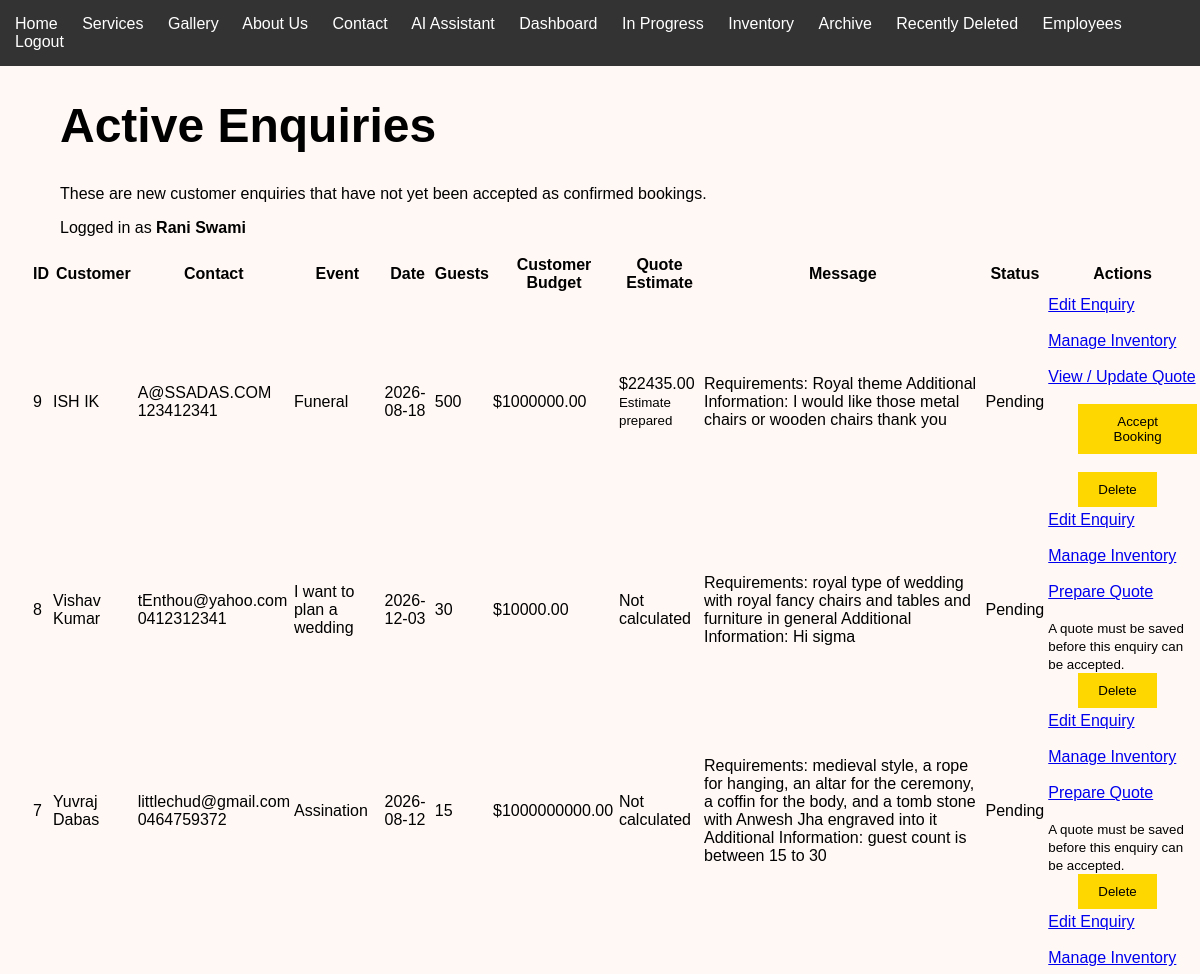
Page /dashboard (signed in, upper part) on the earlier database version.
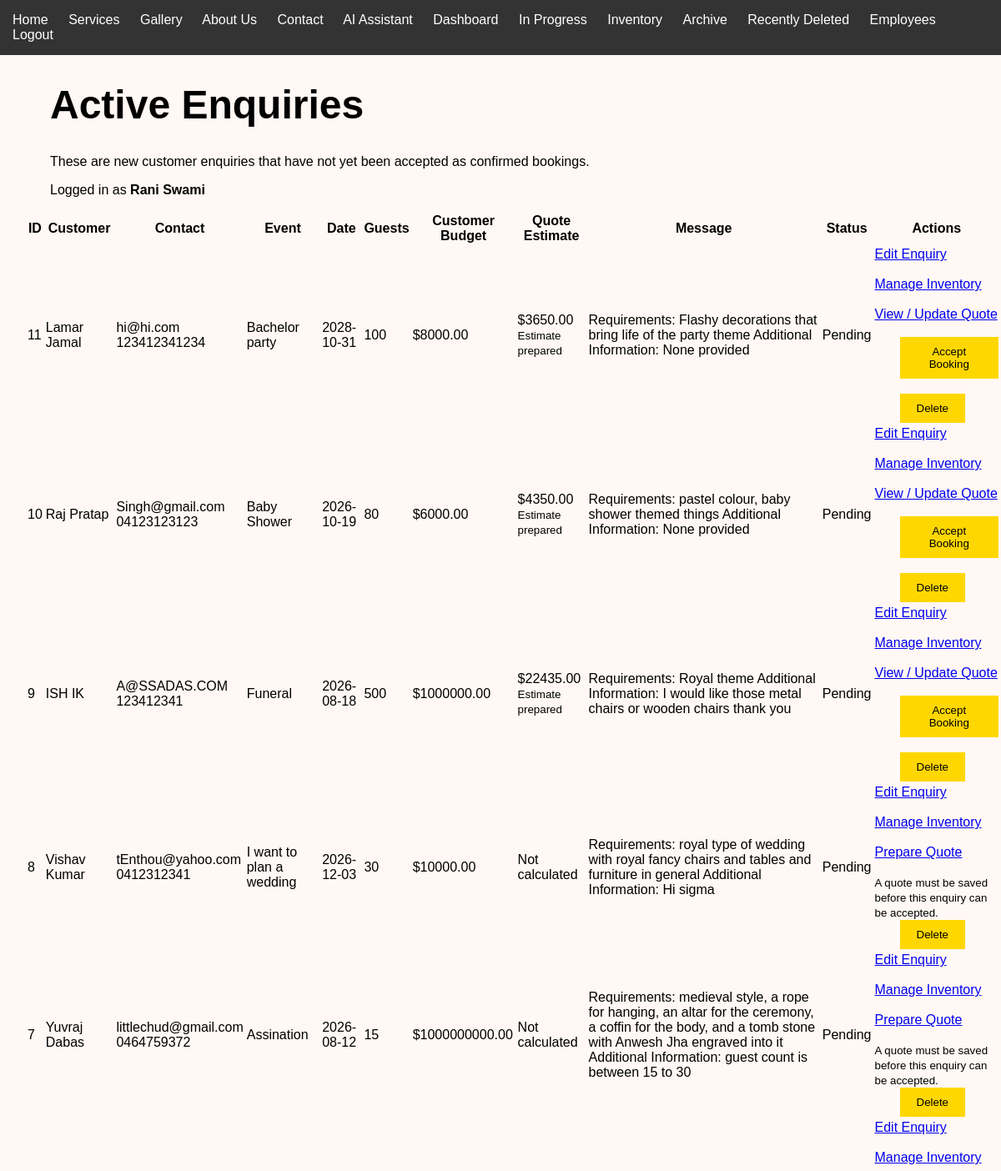
Same page on the later database version.
### tables this page shows
CREATE TABLE Quotes (
    QuoteID INTEGER PRIMARY KEY AUTOINCREMENT,
    EnquiryID INTEGER NOT NULL UNIQUE,
    InventorySubtotal REAL NOT NULL DEFAULT 0,
    SetupCost REAL NOT NULL DEFAULT 0,
    DeliveryCost REAL NOT NULL DEFAULT 0,
    LabourCost REAL NOT NULL DEFAULT 0,
    OtherCost REAL NOT NULL DEFAULT 0,
    OtherDescription TEXT,
    EstimatedTotal REAL NOT NULL DEFAULT 0,
    QuoteStatus TEXT NOT NULL DEFAULT 'Estimate',
    CreatedAt TEXT DEFAULT CURRENT_TIMESTAMP,
    UpdatedAt TEXT,
    FOREIGN KEY (EnquiryID) REFERENCES Enquiries(EnquiryID) ON DELETE CASCADE
);

CREATE TABLE Enquiries (

    EnquiryID INTEGER PRIMARY KEY AUTOINCREMENT,

    CustomerID INTEGER NOT NULL,

    EventType TEXT NOT NULL,

    EventDate TEXT NOT NULL,

    GuestCount INTEGER,

    Budget REAL,

    Message TEXT,

    Status TEXT DEFAULT 'Pending',

    DateSubmitted TEXT, CreatedAt TEXT, UpdatedAt TEXT, DeletedAt TEXT, ReferenceCode TEXT, EventLocation TEXT, Requirements TEXT, AdditionalInformation TEXT,

    FOREIGN KEY (CustomerID) REFERENCES Customers(CustomerID)

);

CREATE TABLE Customers (

            CustomerID INTEGER PRIMARY KEY AUTOINCREMENT,

            FirstName TEXT NOT NULL,

            LastName TEXT NOT NULL,

            Email TEXT NOT NULL,

            Phone TEXT

        );

### app.py (the view)
@app.route("/dashboard")
@login_required
def dashboard():
    connection = get_connection()
    cursor = connection.cursor()
    cursor.execute("""
        SELECT
            Enquiries.*,
            Customers.FirstName,
            Customers.LastName,
            Customers.Email,
            Customers.Phone,
            Quotes.EstimatedTotal,
            Quotes.QuoteStatus
        FROM Enquiries
        INNER JOIN Customers
            ON Enquiries.CustomerID =
               Customers.CustomerID
        LEFT JOIN Quotes
            ON Enquiries.EnquiryID = Quotes.EnquiryID
        WHERE Enquiries.Status = 'Pending'
        ORDER BY Enquiries.EnquiryID DESC
    """)
    enquiries = cursor.fetchall()
    connection.close()
    return render_template(
        "dashboard.html",
        enquiries=enquiries,
        username=session.get("username"),
        role=session.get("role")
    )

### app.py (called while the page is built)
def login_required(route_function):
    @wraps(route_function)
    def protected_route(*args, **kwargs):
        if session.get("logged_in") is not True:
            return redirect(url_for("login"))
        return route_function(*args, **kwargs)
    return protected_route

### database.py (called while the page is built)
def get_connection():
    connection = sqlite3.connect(DATABASE)
    connection.row_factory = sqlite3.Row
    connection.execute(
        "PRAGMA foreign_keys = ON"
    )
    return connection

### templates/dashboard.html (shortened to what this page needs)
{% extends "base.html" %}
{% block content %}
<h1>Active Enquiries</h1>
<p>
    These are new customer enquiries that have not yet been accepted
    as confirmed bookings.
</p>
<p>
    Logged in as
    <strong>{{ session.get("full_name") }}</strong>
</p>
{% if enquiries %}
<table>
    <thead>
        <tr>
            <th>ID</th>
            <th>Customer</th>
            <th>Contact</th>
            <th>Event</th>
            <th>Date</th>
            <th>Guests</th>
            <th>Customer Budget</th>
            <th>Quote Estimate</th>
            <th>Message</th>
            <th>Status</th>
            {% if role == "admin" %}
                <th>Actions</th>
            {% endif %}
        </tr>
    </thead>
    <tbody>
        {% for enquiry in enquiries %}
        <tr>
            <td>
                {{ enquiry["EnquiryID"] }}
            </td>
            <td>
                {{ enquiry["FirstName"] }}
                {{ enquiry["LastName"] }}
            </td>
            <td>
                {{ enquiry["Email"] }}
                <br>
                {{ enquiry["Phone"] }}
            </td>
            <td>
                {{ enquiry["EventType"] }}
            </td>
            <td>
                {{ enquiry["EventDate"] }}
            </td>
            <td>
                {{ enquiry["GuestCount"] }}
            </td>
            <td>
                {% if enquiry["Budget"] is not none %}
                    ${{ "%.2f"|format(enquiry["Budget"]) }}
                {% else %}
                    Not provided
                {% endif %}
            </td>
            <td>
                {% if enquiry["EstimatedTotal"] is not none %}
                    ${{ "%.2f"|format(enquiry["EstimatedTotal"]) }}
                    <br>
                    <small>Estimate prepared</small>
                {% else %}
                    Not calculated
                {% endif %}
            </td>
            <td>
                {{ enquiry["Message"] }}
            </td>
            <td>
                {{ enquiry["Status"] }}
            </td>
            {% if role == "admin" %}
            <td>
                <a href="{{ url_for(
                    'edit_enquiry',
                    enquiry_id=enquiry['EnquiryID']
                ) }}">
                    Edit Enquiry
                </a>
                <br><br>
                <a href="{{ url_for(
                    'allocate_enquiry_inventory',
                    enquiry_id=enquiry['EnquiryID']
                ) }}">
                    Manage Inventory
                </a>
                <br><br>
                {% if enquiry["EstimatedTotal"] is none %}
                    <a href="{{ url_for(
                        'enquiry_quote',
                        enquiry_id=enquiry['EnquiryID']
                    ) }}">
                        Prepare Quote
                    </a>
                    <br><br>
                    <small>
                        A quote must be saved before this enquiry can be accepted.
                    </small>
                {% else %}
                    <a href="{{ url_for(
                        'enquiry_quote',
                        enquiry_id=enquiry['EnquiryID']
                    ) }}">
                        View / Update Quote
                    </a>
                    <br><br>
                    <form
                        method="POST"
                        action="{{ url_for(
                            'accept_booking',
                            enquiry_id=enquiry['EnquiryID']
                        ) }}"
                        onsubmit="return confirm(
                            'Accept this enquiry as a confirmed booking and move it to In Progress?'
                        );"
                    >
                        <button type="submit">
                            Accept Booking
                        </button>
                    </form>
                {% endif %}
                <br>
                <form
                    method="POST"
                    action="{{ url_for(
                        'delete_enquiry',
                        enquiry_id=enquiry['EnquiryID']
                    ) }}"
                    onsubmit="return confirm(
                        'Move this enquiry to Recently Deleted?'
                    );"
                >
                    <button type="submit">
                        Delete
                    </button>
                </form>
            </td>
            {% endif %}
        </tr>
        {% endfor %}
    </tbody>
</table>
{% else %}
<p>
    There are currently no new enquiries.
</p>
{% endif %}
{% endblock %}

### templates/base.html (shortened to what this page needs)
<!DOCTYPE html>
<html lang="en">
<head>
    <link
        rel="stylesheet"
        href="{{ url_for('static', filename='css/style.css') }}"
    >
</head>
<body>
    <nav>
        <a href="{{ url_for('home') }}">Home</a>
        <a href="{{ url_for('services') }}">Services</a>
        <a href="{{ url_for('gallery') }}">Gallery</a>
        <a href="{{ url_for('about') }}">About Us</a>
        <a href="{{ url_for('contact') }}">Contact</a>
        <a href="{{ url_for('assistant') }}">AI Assistant</a>
        {% if session.get("logged_in") %}
            <a href="{{ url_for('dashboard') }}">
                Dashboard
            </a>
            <a href="{{ url_for('in_progress') }}">
                In Progress
            </a>
            <a href="{{ url_for('inventory') }}">
                Inventory
            </a>
            {% if session.get("role") == "admin" %}
                <a href="{{ url_for('archive') }}">
                    Archive
                </a>
                <a href="{{ url_for('recently_deleted') }}">
                    Recently Deleted
                </a>
                <a href="{{ url_for('manage_employees') }}">
                    Employees
                </a>
            {% endif %}
            <a href="{{ url_for('logout') }}">
                Logout
            </a>
        {% else %}
            <a href="{{ url_for('login') }}">
                Staff Login
            </a>
        {% endif %}
    </nav>
    <main>
        {% block content %}
        {% endblock %}
    </main>
</body>
</html>

### static/css/style.css (style rules this page uses)
body { margin: 0; font-family: Arial, sans-serif; background: #fff8f4; }
nav { background: #333; padding: 15px; }
nav a { color: white; margin-right: 20px; text-decoration: none; }
h1 { font-size: 48px; }
main, form, h1, h2, p { margin-left: 30px; }
button { background: gold; border: none; padding: 10px 20px; cursor: pointer; }

Differences in the rows shown:
added Quotes: EnquiryID "11", FirstName "Lamar", LastName "Jamal", Email "hi@hi.com", Phone "123412341234", EventType "Bachelor party", EventDate "2028-10-31", GuestCount "100", EstimatedTotal "3650.00", Message "Requirements: Flashy decorations that bring life of the party theme Additional Information: None provided", Status "Pending"
added Enquiries: Budget "8000.00"
added Quotes: EnquiryID "10", FirstName "Raj", LastName "Pratap", Email "Singh@gmail.com", Phone "04123123123", EventType "Baby Shower", EventDate "2026-10-19", GuestCount "80", EstimatedTotal "4350.00", Message "Requirements: pastel colour, baby shower themed things Additional Information: None provided", Status "Pending"
added Enquiries: Budget "6000.00"
